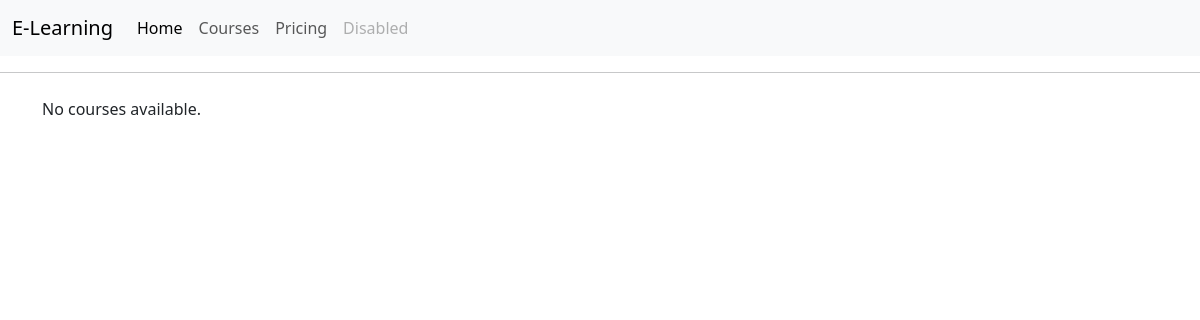
The page /courses/coursedetails/ on the database as committed earlier.
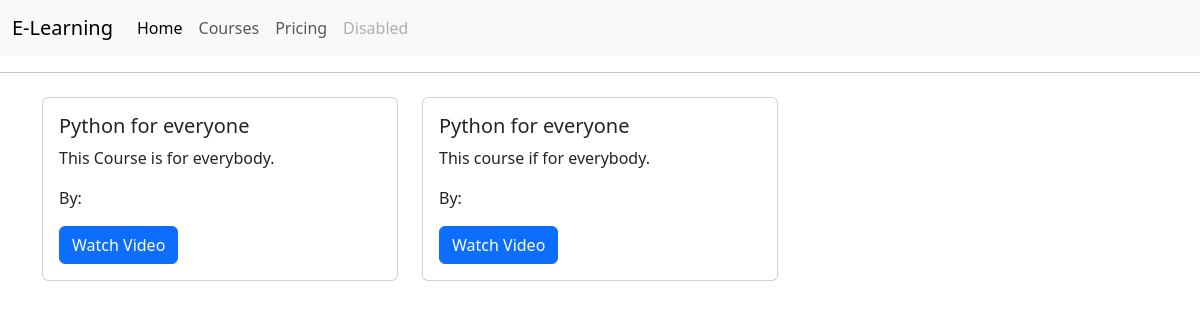
The same page on the database as committed later.
### courses/models.py (models this page shows)
class CourseDetails(models.Model):
    course_title = models.CharField(max_length = 100, null = False)
    course_authour = models.ForeignKey(
        PersonDetails,
        on_delete=models.CASCADE,
        limit_choices_to={'designation': 'Teacher'},
        related_name='courses'
        )
    course_description = models.TextField(null = False)
    course_price = models.FloatField(null = False)
    course_thumbnail = models.ImageField(upload_to = 'courses/thumbnails', blank=True,null = True)
    course_duration = models.IntegerField(null = False) # duration in hours
    course_created_at = models.DateTimeField(auto_now_add = True)
    course_updated_at = models.DateTimeField(auto_now = True)
    def __str__(self):
        return self.course_title + ' by ' +self.course_authour.username

### courses/views.py (the view)
# urls.py: path('coursedetails/',course_details,name = 'coursedetails'),
def course_details(request):
    allcourses = CourseDetails.objects.all()
    print(allcourses)
    return render(request,'courses/course_details.html',{'allcourses':allcourses})

### templates/courses/course_details.html (shortened to what this page needs)
{% extends "base.html" %}
{% block content %}
<div class="container mt-4">
  <div class="row">
    {% for course in allcourses %}
      <div class="col-md-4 mb-3">
        <div class="card h-100">
          <div class="card-body">
            <h5 class="card-title">{{ course.course_title }}</h5>
            <p class="card-text">{{ course.course_description|truncatewords:20 }}</p>
            <p>By: {{ course.author.username }}</p>
            <a href="{{ course.youtube_url }}" target="_blank" class="btn btn-primary">Watch Video</a>
          </div>
        </div>
      </div>
    {% empty %}
      <p>No courses available.</p>
    {% endfor %}
  </div>
</div>
{% endblock %}

### templates/base.html (shortened to what this page needs)
<!DOCTYPE html>
<html lang="en">
<head>
    <link href="https://cdn.jsdelivr.net/npm/bootstrap@5.3.8/dist/css/bootstrap.min.css" rel="stylesheet">
    <link href="https://cdn.jsdelivr.net/npm/bootstrap@5.3.1/dist/css/bootstrap.min.css" rel="stylesheet">
</head>
<body>
    <nav class="navbar navbar-expand-lg bg-body-tertiary">
    <div class="container-fluid">
        <a class="navbar-brand" href="#">E-Learning</a>
        <div class="collapse navbar-collapse" id="navbarNav">
        <ul class="navbar-nav">
            <li class="nav-item">
            <a class="nav-link active" aria-current="page" href="#">Home</a>
            </li>
            <li class="nav-item">
            <a class="nav-link" href="#">Courses</a>
            </li>
            <li class="nav-item">
            <a class="nav-link" href="#">Pricing</a>
            </li>
            <li class="nav-item">
            <a class="nav-link disabled" aria-disabled="true">Disabled</a>
            </li>
        </ul>
        </div>
    </div>
    </nav>
    <hr>
    {% block content %}
    {% endblock %}
</body>
</html>

Rows that differ between the two databases and show on the page:
added CourseDetails: course_title "Python for everyone", course_description "This Course is for everybody."
added CourseDetails: course_title "Python for everyone", course_description "This course if for everybody."
Other text that changed with them:
text no longer shown: "No courses available."
